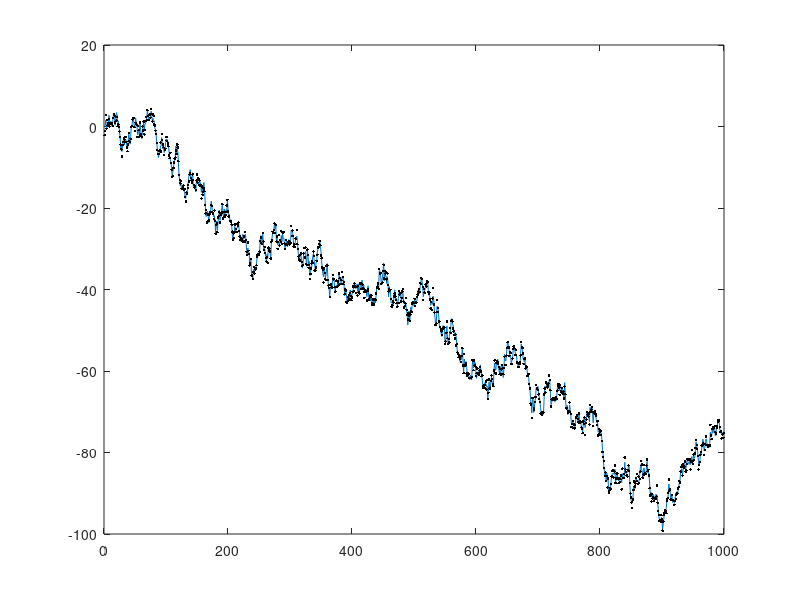

The MATLAB script that drew this image:
%%
rng(123)
N = 100;
T = 1000; q = 2;
% measurement noise:
r = .5;
% Generate the signal and noisy measurements:
s = cumsum([0, normrnd(0, sqrt(q),1,T-1)]);

x = 1:T;
y = s + normrnd(0, sqrt(r), 1, T);
figure(1); plot(x,s, x,y,'.k')

%K = zeros(1, N);
H = 1;
A = 1;

% Measurement noise variance R is the unknown parameter:
R = [0.1, zeros(1, N-1)];
d = 1e-4;
i = 2;
while i < N && (i == 2 || abs(R(i-1)-R(i-2)) > d);
    %% E-step
    % Filtering:
    m = [0 zeros(1, T-1)];
    P = [1, ones(1, T-1)];
    for k = 2:T
        % Prediction:
        m_ = A*m(k-1);
        P_ = A*P(k-1)*A' + q; % = P(k-1) + q
        % Update
        S = H*P_*H' + R(i-1); % = P(k-1) + q + r
        K = P_*H'/S; % = (P(k-q) + q)/(P(k-1) + q + r)
        m(k) = m_ + K*(y(k) -H*m_); % = (1-K)*m + K*y(k)
        P(k) = P_ - K*S*K'; % = P(k-1) + q - K^2*(P(k-1) + q + r)
    end
    %figure(2); plot(x,s, x,m,'-', x,y,'.k')
    
    ms = m;
    Ps = [zeros(1,T-1), P(T)];
    %figure(3); hold off; plot(x,s,x,ms,'-')
    %hold on;
    
    % Smoothing (RTS):
    for k = T-1:-1:1
        m_ = m(k);
        P_ = P(k) + q;
        ms(k) = m(k) + P(k)/P_*(ms(k+1)-m_);
        Ps(k) = P(k) + (P(k)/P_)^2*(Ps(k+1)-P_);
        %plot(x,s,x(k:k+1),ms(k:k+1),'r')
        %hold off; plot(x,s,x,ms)
        %pause(10/N)
    end
    
    % Calculating the matrices needed for Q-distribution
    Sigma = 1/T*sum((Ps + ms.^2));
    B = 1/T*(y*ms');
    D = 1/T*(y*y');
    %% M-step
    R(i) = D - H*B' - B*H' + H*Sigma*H';
    i = i+1;
end